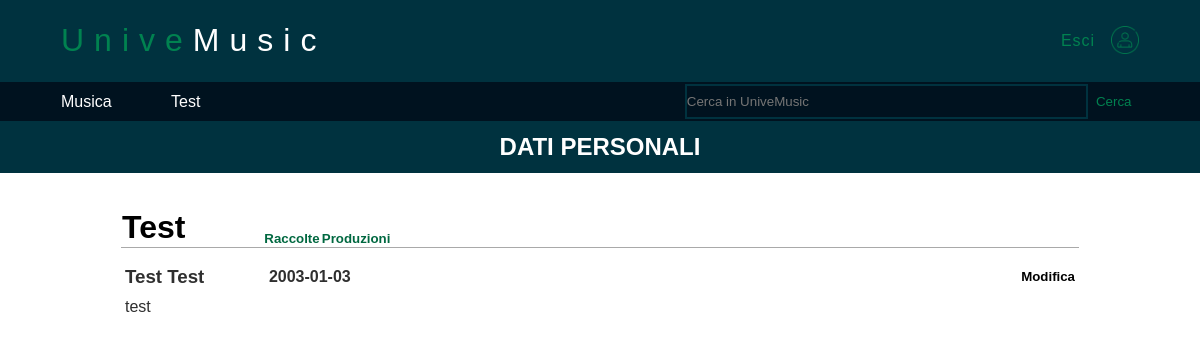
The page /Dati_Personali (signed in) on the database its author committed.
### tables this page shows
CREATE TABLE utenti (
	id_utente INTEGER NOT NULL, 
	email VARCHAR NOT NULL, 
	nome VARCHAR NOT NULL, 
	cognome VARCHAR NOT NULL, 
	nickname VARCHAR, 
	bio VARCHAR, 
	data_nascita DATE NOT NULL, 
	password VARCHAR NOT NULL, 
	ruolo INTEGER NOT NULL, 
	CONSTRAINT pk_id_utente PRIMARY KEY (id_utente), 
	CONSTRAINT check_ruolo CHECK (ruolo>0 AND ruolo<4), 
	CONSTRAINT key_email UNIQUE (email), 
	CONSTRAINT key_nickname UNIQUE (nickname), 
	UNIQUE (nickname)
);

### user.py (the view)
@UserBP.route('/Dati_Personali')
@login_required  # richiede autenticazione
def get_data():
    conn = engine.connect()
    resp = make_response(render_template("DatiPersonali.html", user=current_user))
    conn.close()
    return resp

### configdb.py (called while the page is built)
def selectDB():
    return false

def getConnection():
    if selectDB() == true:
        conn = psycopg2.connect(
            database=getDatabase(),
            host=getHost(),
            user=getUser(),
            password=getPassword(),
            port=getPort())
        return conn
    else:
        engine = create_engine('sqlite:///database.db', echo = True)
        connection = engine.connect()
        return connection

### main.py (called while the page is built)
@app.context_processor
def inject_enumerate():
    return dict(enumerate=enumerate, str=str, len=len)

@login_manager.user_loader
def load_user(user_id):
    conn = configdb.getConnection()
    rs = conn.execute('SELECT * FROM utenti WHERE id_utente = ?', user_id)
    user = rs.fetchone()
    conn.close()
    return User(user.id_utente, user.email, user.nome, user.cognome, user.nickname, user.bio, user.data_nascita, user.password, user.ruolo)

### user.py (called while the page is built)
@UserBP.context_processor
def inject_enumerate():
    return dict(enumerate=enumerate, str=str, len=len)

### templates/DatiPersonali.html (shortened to what this page needs)
{% extends "Base.html" %}
{% block pagebody %}
        <div id="container2">
            <h2 id="subtitle">DATI PERSONALI</h2>
        </div>
        <div id="container3">
            <table class="tabella3">
                <tr><td colspan="5">
                    <table style="width: 100%;margin-bottom: 1%;margin-top: 1%;border-collapse: collapse;"><tr>
                        <td style="width: 15%;text-align: left;margin: 0%;border-bottom: 1px solid darkgray;"><h1 id="Playlist">{{user.nickname}}</h1></td>
                        <td style="width: 6%;vertical-align: bottom;border-bottom: 1px solid darkgray;text-align: left;">
                            <a href="{{url_for('UserBP.private')}}"><h5 id="NuovaRaccolta">Raccolte</h5></a>
                        </td>
                        {% if current_user.ruolo == 2 %}
                        <td style="width: 6%;vertical-align: bottom;border-bottom: 1px solid darkgray;text-align: left;">
                            <a href="{{url_for('ArtistBP.get_albums')}}"><h5 id="NuovaRaccolta">Produzioni</h5></a>
                        </td>
                        {% endif %}
                        <td style="width: 73%;border-bottom: 1px solid darkgray;"></td>
                    </tr></table>
                </td></tr>
                <tr><td colspan="5">
                    <table style="width: 100%;font-family: Helvetica;border-collapse: collapse;">
                        <tr>
                            <td>
                                <table style="width:100%">
                                    <tr>
                                        <td style="width: 15%;" id="Nome_Mod_1"><h3 class="text-section-2">{{user.nome}} {{user.cognome}}</h3></td>
                                        <td style="width: 15%;" id="Nome_Mod_1"><h4 class="text-section-2">{{user.data_nascita}}</h4></td>
                                        <td style="width: 64%;"></td>
                                        <td id="Mod">
                                            <a id="Mod_link" href="{{url_for('UserBP.ModData')}}"><h5 style="margin: 0%;">Modifica</h5></a>
                                        </td>
                                    </tr>
                                </table>
                            </td>
                        </tr>
                        <tr>
                            <td>
                                <table style="width: 100%;">
                                    <tr>
                                        <td id="Desc_Mod_1" style="width: 92%;text-align: left;"><p style="color: #2F2F2F;margin-bottom:1%;margin-top: 0%;">{{user.bio}}</p></td>
                                    </tr>
                                </table>
                            </td>
                        </tr>
                    </table>
                </td></tr>
            </table>
        </div>
{% endblock%}

### templates/Base.html (shortened to what this page needs)
<!DOCTYPE html>
<html>
    <head>
        <div id="logo">
            <table id="tabella0">
                <tr>
                    <td id="title-cell"><h1 id="titolo1">Unive</h1><h1 id="titolo2">Music</h1></td>
                    {% if current_user.is_authenticated %}
                    <td><a href="{{url_for('LoginBP.logout')}}"><table id="tabella00">
                        <tr>
                            <td class="link-cell">
                                <p class="link">Esci</p>
                            </td>
                            <td class="log-cell">
                                <img src="{{ url_for('static', filename='Img/user.png') }}" id="log-img">
                            </td>
                        </tr>
                    </table></a></td>
                    {% endif %}
                </tr>
            </table>
        </div>
        <link rel="stylesheet" type="text/css" href="{{ url_for('static', filename='stile.css') }}" />
        <link rel="stylesheet" type="text/css" href="{{ url_for('static', filename='stile3.css') }}" />
    </head>
    <body>
        <div id="container1">
            <table id="tabella1">
                <tr>
                    <td class="button"><a href={{url_for('home')}} class="text-button">Musica</a></td>
                    {% if current_user.is_authenticated %}
                    <td class="button"><a href={{url_for('UserBP.private')}} class="text-button">{{current_user.nickname}}</a></td>
                    {% endif %}
                    <td id="serch-container">
                        <table id="search-table">
                            <tr>
                                <td id="search-cell"><input id="search" type="search" placeholder="Cerca in UniveMusic"></td>
                                <td id="search-button-cell"><input id="search-button" type="button" value="Cerca"></td>
                            </tr>
                        </table>
                    </td>
                </tr>
            </table>
        </div>
        {% block pagebody %}
        {% endblock %}
    </body>
</html>

### static/stile.css (style rules this page uses)
html { height: 100%; }
body { height: 100%; margin: 0%; border-collapse: collapse; position: relative; }
#logo { background-color: #00323F; width: 100%; height: auto; position: relative; }
#tabella0 { width: 90%; margin-left: 5%; border-collapse: collapse; }
#titolo1 { float: left; font-family: sans-serif; font-weight: lighter; color: #008250; letter-spacing: 10px; }
#titolo2 { float: left; font-family: sans-serif; font-weight: lighter; color: #FFFFFF; letter-spacing: 10px; }
#tabella00 { margin-left: 65%; width: 35%; table-layout: fixed; border-collapse: collapse; color: #008250; }
#title-cell { width: 75%; text-align: left; }
.link { width: 100%; font-family: sans-serif; letter-spacing: 1px; }
#container1 { background-color: #00121F; width: 100%; height: auto; }
#tabella1 { font-family: sans-serif, Arial, Helvetica; text-align: left; border-collapse: collapse; width: 90%; table-layout: fixed; margin-left: 5%; }
.button { color: white; margin: 0%; padding-top: 1%; padding-bottom: 1%; width: 10%; }
.text-button { margin: 0%; color: white; }
#container2 { background-color: #00323F; text-align: center; width: 100%; height: auto; }
#subtitle { font-family: sans-serif; color: white; margin: 0%; padding: 1%; }
#container3 { width: 100%; margin-top: 2%; margin-bottom: 2%; }
.tabella3 { width: 80%; margin-left: 10%; margin-top: 0%; border-collapse: collapse; table-layout: fixed; }
#search-table { width: 100%; border-collapse: collapse; }
#search-cell { text-align: right; width: 80%; }
#search { width: 50%; border: 1px solid white; padding-top: 1%; padding-bottom: 1%; padding-left: 0%; padding-right: 0%; margin: 0%; color: white; background-color: #00121F; border: 2px solid #00323F; }
#search-button-cell { width: 5%; }
#search-button { border: 1px solid #00121F; color: #008250; width: 100%; padding-top: 16%; padding-bottom: 16%; padding-left: 0%; padding-right: 0%; background-color: #00121F; font-family: sans-serif; margin: 0%; }
a { text-decoration: none; }
.link-cell { text-align: center; padding: 0%; }
#log-img { width: 100%; margin-top: 10%; }
.log-cell { width: 30%; text-align: right; padding: 0%; }
.text-section-2 { font-family: Helvetica; font-weight:bold; margin-left: 0%; margin-top: 2%; margin-bottom: 1%; padding: 0%; color: #2F2F2F; }
#Playlist { font-family: Helvetica; font-weight:bold; margin: 0%; padding: 0%; }
#Mod { width: 6%; text-align: right; }
#Mod_link { color: black; text-decoration: none; }
#NuovaRaccolta { font-family: Helvetica; margin: 0%; color:#006840; }

### rows shown on the page
utenti: nickname "Test", nome "Test", cognome "Test", data_nascita "2003-01-03", bio "test"
